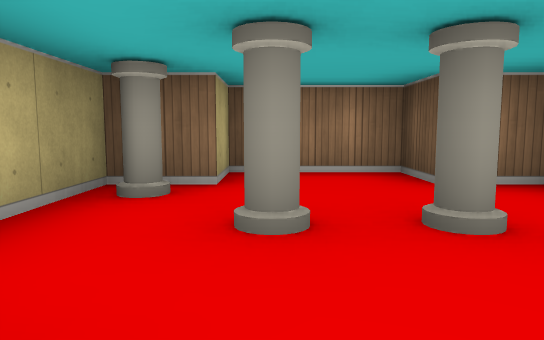
[1] (above)

12 first-person views from a walk through a cub3D level. The camera is about half as high as the walls, tilts 6° down and sees 70° across. The floor is counted in squares. Each view is taken from the middle of a square. On the plan, view 1 faces up. The plan holds only what a view shows up to about 9 squares ahead; the rest is blank.

[2]
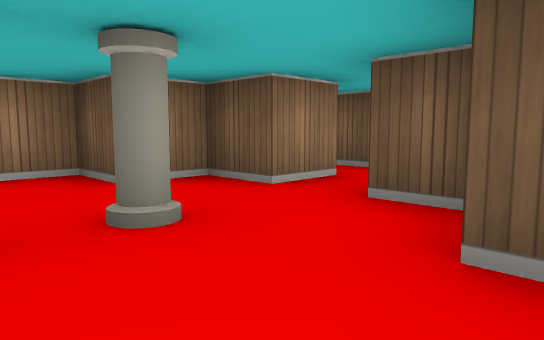

[3]
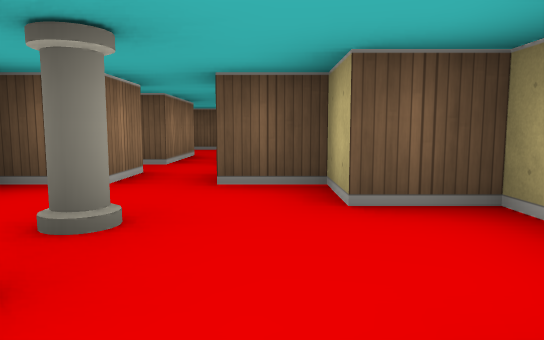

[4]
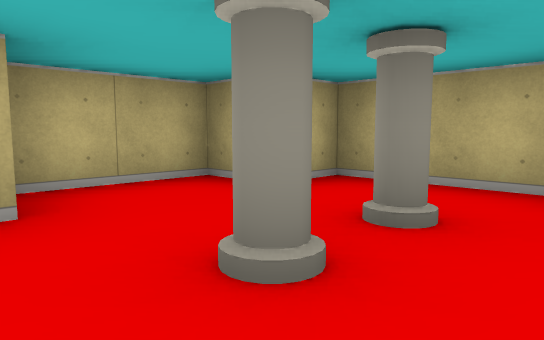

[5]
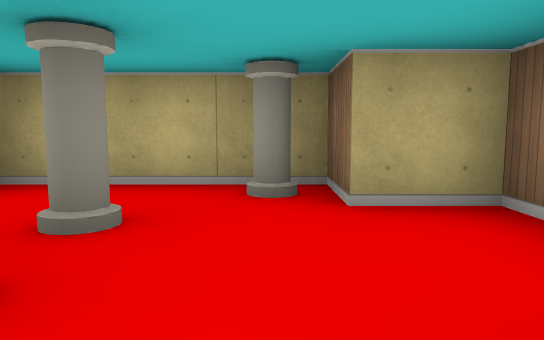

[6]
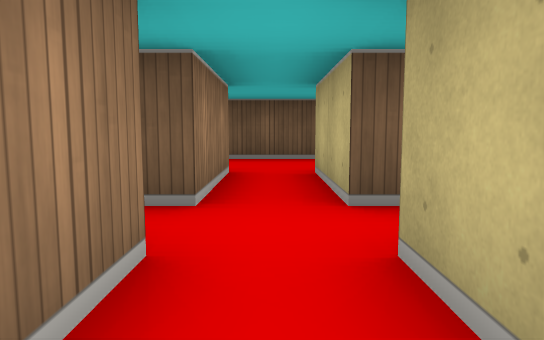

[7]
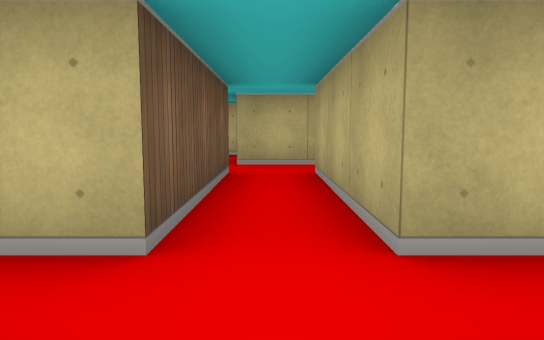

[8]
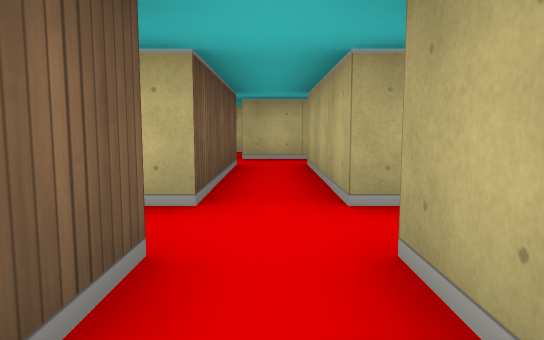

[9]
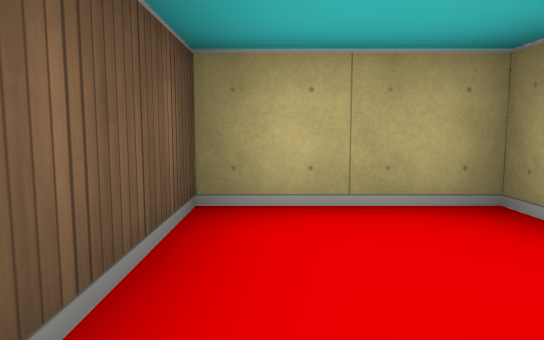

[10]
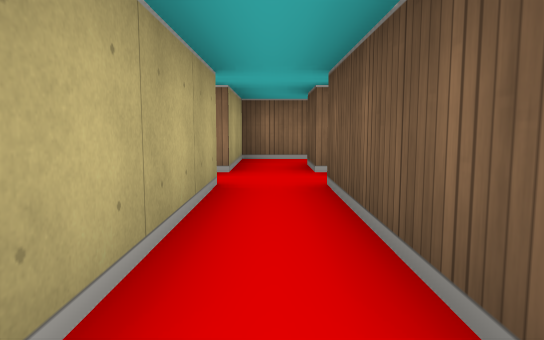

[11]
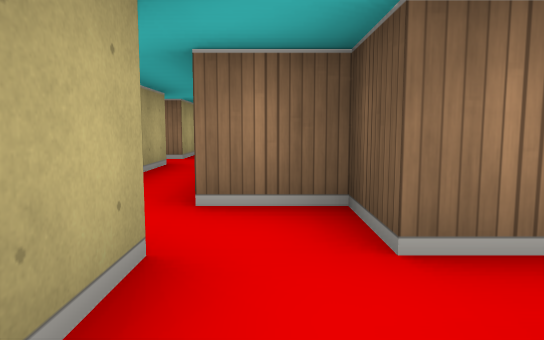

[12]
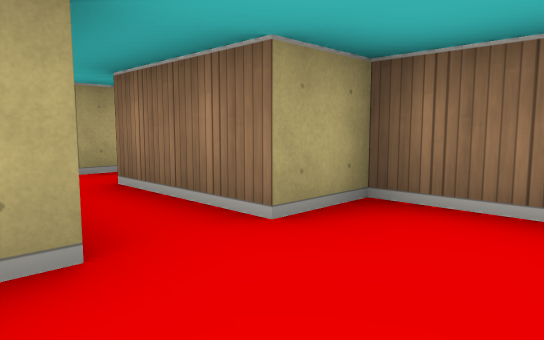

### Floor plan
Ten units are one square. View 1 is at (0, 0); x grows to the right and y downward. Boxes are objects, and circles mark ways between rooms. Rooms are numbered by the first view taken in them; rooms with no view inside come last. Other rooms are left out.
<svg viewBox="-20 -50 110 89">
<path fill="none" stroke="#000" d="M15 -35 15 -45 -5 -45 -5 -35 -15 -35 -15 -5 -10 -5M-5 0 -5 5 15 5 15 -5 25 -5 25 -15 35 -15M35 -25 25 -25 25 -35 20 -35M46 -45 35 -45 35 -25M45 -25 45 -35M76 -35 65 -35 65 -25M65 -15 65 -5 85 -5 85 -28M35 -15 35 15M45 15 45 -15 65 -15M34 25 45 25M65 -25 45 -25M45 25 45 34M61 25 55 25 55 15 45 15"/>
<rect x="-15" y="-35" width="10" height="10" fill="#bbb"><title>pillar</title></rect>
<rect x="-5" y="-25" width="10" height="10" fill="#bbb"><title>pillar</title></rect>
<rect x="5" y="-25" width="10" height="10" fill="#bbb"><title>pillar</title></rect>
<circle cx="30" cy="-20" r="3" fill="#2a7"/>
<circle cx="40" cy="-30" r="3" fill="#2a7"/>
<circle cx="70" cy="-20" r="3" fill="#2a7"/>
<circle cx="40" cy="20" r="3" fill="#2a7"/>
<text x="10" y="-20">1</text>
<text x="40" y="-40">2</text>
<text x="80" y="-20">3</text>
<text x="40" y="0">4</text>
<text x="50" y="30">5</text>
</svg>
Room 1 opens to room 4. Room 2 opens to room 4. Room 3 opens to room 4. Room 4 opens to room 5.

Where each view was taken, in squares from view 1:
view 1: 0 up, 0 right, facing up
view 2: 0 up, 0 right, facing up-right
view 3: 1 up, 1 left, facing right
view 4: 3 up, 2 right, facing down-left
view 5: 3 up, 2 right, facing left
view 6: 2 up, 2 right, facing right
view 7: 3 up, 4 right, facing down
view 8: 4 up, 4 right, facing down
view 9: 3 up, 8 right, facing down
view 10: 2 down, 4 right, facing up
view 11: 4 down, 5 right, facing up
view 12: 1 up, 8 right, facing up-left
